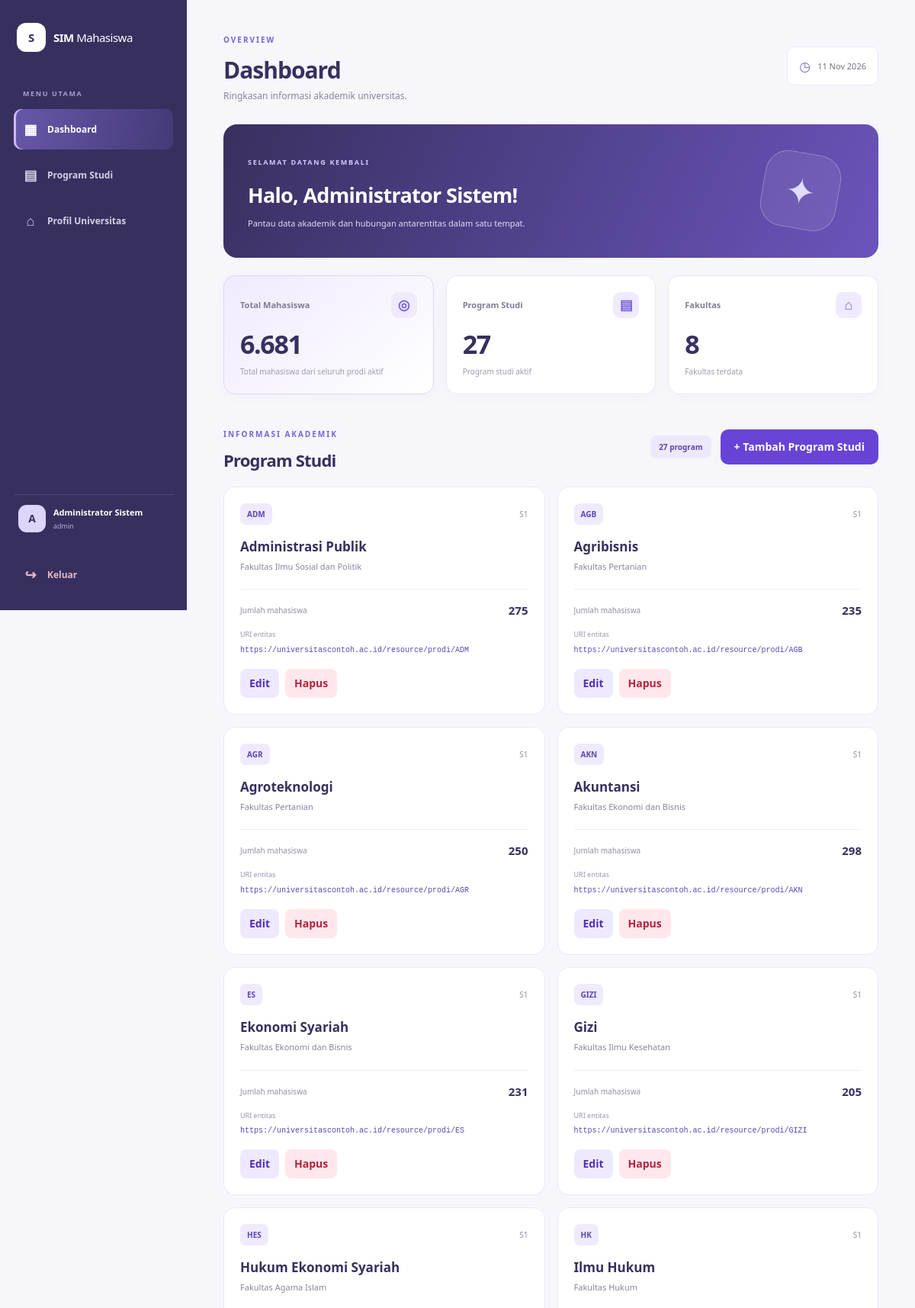
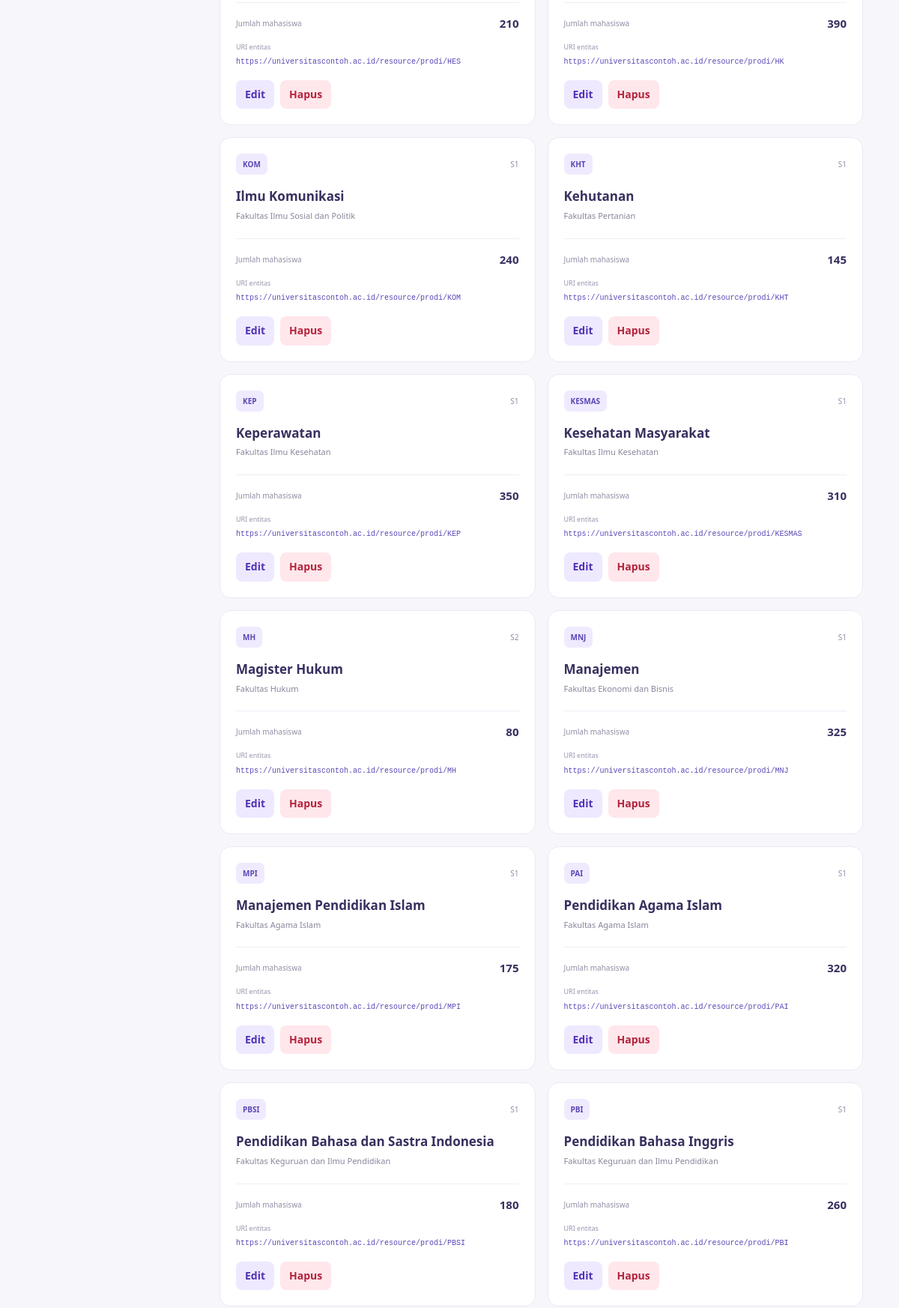
Page /dashboard.php (signed in, upper part) on the committed database (2 pictures, top to bottom).
### tables this page shows
CREATE TABLE program_studi (
    id_prodi BIGINT UNSIGNED AUTO_INCREMENT PRIMARY KEY,
    id_fakultas BIGINT UNSIGNED NOT NULL,
    kode_prodi VARCHAR(30) NOT NULL,
    nama_prodi VARCHAR(200) NOT NULL,
    jenjang ENUM('D3','D4','S1','S2','S3') NOT NULL DEFAULT 'S1',
    akreditasi VARCHAR(50) DEFAULT NULL,
    kaprodi VARCHAR(150) DEFAULT NULL,
    jumlah_mahasiswa INT UNSIGNED NOT NULL DEFAULT 0,
    uri VARCHAR(255) NOT NULL UNIQUE,
    aktif TINYINT(1) NOT NULL DEFAULT 1,
    created_at TIMESTAMP DEFAULT CURRENT_TIMESTAMP,
    updated_at TIMESTAMP DEFAULT CURRENT_TIMESTAMP ON UPDATE CURRENT_TIMESTAMP,

    CONSTRAINT fk_prodi_fakultas
        FOREIGN KEY (id_fakultas)
        REFERENCES fakultas(id_fakultas)
        ON UPDATE CASCADE ON DELETE RESTRICT,

    UNIQUE KEY uk_prodi_kode (id_fakultas, kode_prodi),
    INDEX idx_prodi_nama (nama_prodi),
    INDEX idx_prodi_jenjang (jenjang),
    INDEX idx_prodi_aktif (aktif)
);

CREATE TABLE fakultas (
    id_fakultas BIGINT UNSIGNED AUTO_INCREMENT PRIMARY KEY,
    id_universitas BIGINT UNSIGNED NOT NULL,
    kode_fakultas VARCHAR(20) NOT NULL,
    nama_fakultas VARCHAR(200) NOT NULL,
    dekan VARCHAR(150) DEFAULT NULL,
    uri VARCHAR(255) NOT NULL UNIQUE,
    created_at TIMESTAMP DEFAULT CURRENT_TIMESTAMP,
    updated_at TIMESTAMP DEFAULT CURRENT_TIMESTAMP ON UPDATE CURRENT_TIMESTAMP,

    CONSTRAINT fk_fakultas_universitas
        FOREIGN KEY (id_universitas)
        REFERENCES universitas(id_universitas)
        ON UPDATE CASCADE ON DELETE RESTRICT,

    UNIQUE KEY uk_fakultas_kode (id_universitas, kode_fakultas)
);

### dashboard.php (the view, shortened to what this page needs)
<?php
require_once "koneksi.php";
function ambilNilai($koneksi, $sql) {
    $result = mysqli_query($koneksi, $sql);
    $data = mysqli_fetch_row($result);
    return $data[0] ?? 0;
}
$totalMahasiswa = ambilNilai(
    $koneksi,
    "SELECT COALESCE(SUM(jumlah_mahasiswa), 0)
     FROM program_studi
     WHERE aktif = 1"
);
$totalProdi = ambilNilai(
    $koneksi,
    "SELECT COUNT(*)
     FROM program_studi
     WHERE aktif = 1"
);
$totalFakultas = ambilNilai(
    $koneksi,
    "SELECT COUNT(*)
     FROM fakultas"
);
$prodiResult = mysqli_query(
    $koneksi,
    "SELECT
        ps.Id_Prodi,
        ps.Kode_Prodi,
        ps.Nama_Prodi,
        ps.Jenjang,
        ps.URI,
        ps.jumlah_mahasiswa AS Total_Mahasiswa,
        f.Nama_Fakultas
     FROM program_studi ps
     LEFT JOIN fakultas f
        ON ps.Id_Fakultas = f.Id_Fakultas
     WHERE ps.aktif = 1
     ORDER BY ps.Nama_Prodi ASC"
);
$daftarProdi = [];
if ($prodiResult) {
    while ($row = mysqli_fetch_assoc($prodiResult)) {
        $daftarProdi[] = $row;
    }
}
?>
<!DOCTYPE html>
<html lang="id">
<head>
    <link rel="stylesheet" href="style.css">
</head>
<body class="dashboard-page">
<div class="dashboard-layout">
    <aside class="sidebar">
        <a href="dashboard.php" class="brand sidebar-brand">
            <span class="brand-icon">S</span>
            <span>SIM<span class="brand-light"> Mahasiswa</span></span>
        </a>
        <p class="sidebar-label">MENU UTAMA</p>
        <nav class="sidebar-nav">
            <a href="dashboard.php" class="sidebar-link active">
                <span>▦</span> Dashboard
            </a>
            <a href="#program-studi" class="sidebar-link">
                <span>▤</span> Program Studi
            </a>
            <a href="#profil" class="sidebar-link">
                <span>⌂</span> Profil Universitas
            </a>
        </nav>
        <div class="sidebar-bottom">
            <div class="sidebar-user">
                <div class="avatar">
                    <?= htmlspecialchars(
                        strtoupper(
                            substr(
                                $_SESSION["nama_lengkap"] ?? "U",
                                0,
                                1
                            )
                        ),
                        ENT_QUOTES,
                        "UTF-8"
                    ) ?>
                </div>
                <div>
                    <strong>
                        <?= htmlspecialchars(
                            $_SESSION["nama_lengkap"] ?? "Pengguna",
                            ENT_QUOTES,
                            "UTF-8"
                        ) ?>
                    </strong>
                    <small>
                        <?= htmlspecialchars(
                            $_SESSION["nama_role"] ?? "Pengguna",
                            ENT_QUOTES,
                            "UTF-8"
                        ) ?>
                    </small>
                </div>
            </div>
            <a href="logout.php" class="sidebar-link logout-link">
                <span>↪</span> Keluar
            </a>
        </div>
    </aside>
    <main class="dashboard-main">
        <header class="dashboard-header">
            <div>
                <span class="section-label">OVERVIEW</span>
                <h1>Dashboard</h1>
                <p>Ringkasan informasi akademik universitas.</p>
            </div>
            <div class="date-pill">
                <span>◷</span>
                <?= date("d M Y") ?>
            </div>
        </header>
        <section class="welcome-banner">
            <div>
                <span class="welcome-label">
                    SELAMAT DATANG KEMBALI
                </span>
                <h2>
                    Halo,
                    <?= htmlspecialchars(
                        $_SESSION["nama_lengkap"] ?? "Pengguna",
                        ENT_QUOTES,
                        "UTF-8"
                    ) ?>!
                </h2>
                <p>
                    Pantau data akademik dan hubungan antarentitas
                    dalam satu tempat.
                </p>
            </div>
            <div class="welcome-decoration">✦</div>
        </section>
        <section class="stats-grid">
            <article class="stat-card stat-primary">
                <div class="stat-top">
                    <span>Total Mahasiswa</span>
                    <span class="stat-icon">◎</span>
                </div>
                <div class="stat-number">
                    <?= number_format((float) $totalMahasiswa, 0, ",", ".") ?>
                </div>
                <p>Total mahasiswa dari seluruh prodi aktif</p>
            </article>
            <article class="stat-card">
                <div class="stat-top">
                    <span>Program Studi</span>
                    <span class="stat-icon">▤</span>
                </div>
                <div class="stat-number">
                    <?= number_format((int) $totalProdi, 0, ",", ".") ?>
                </div>
                <p>Program studi aktif</p>
            </article>
            <article class="stat-card">
                <div class="stat-top">
                    <span>Fakultas</span>
                    <span class="stat-icon">⌂</span>
                </div>
                <div class="stat-number">
                    <?= number_format((int) $totalFakultas, 0, ",", ".") ?>
                </div>
                <p>Fakultas terdata</p>
            </article>
        </section>
        <section id="program-studi" class="dashboard-section">
            <div class="section-heading dashboard-section-heading">
                <div>
                    <span class="section-label">
                        INFORMASI AKADEMIK
                    </span>
                    <h2>Program Studi</h2>
                </div>
                <div style="display:flex; align-items:center; gap:12px; flex-wrap:wrap;">
                    <span class="count-label">
                        <?= count($daftarProdi) ?> program
                    </span>
                    <a href="program_studi.php" class="btn-tambah-prodi">
                        + Tambah Program Studi
                    </a>
                </div>
            </div>
            <div class="program-grid">
                <?php if (count($daftarProdi) > 0): ?>
                    <?php foreach ($daftarProdi as $p): ?>
                        <article class="program-card">
                            <div class="program-card-top">
                                <span class="program-code">
                                    <?= htmlspecialchars(
                                        $p["Kode_Prodi"] ?? "-",
                                        ENT_QUOTES,
                                        "UTF-8"
                                    ) ?>
                                </span>
                                <span class="program-level">
                                    <?= htmlspecialchars(
                                        $p["Jenjang"] ?? "S1",
                                        ENT_QUOTES,
                                        "UTF-8"
                                    ) ?>
                                </span>
                            </div>
                            <h3>
                                <?= htmlspecialchars(
                                    $p["Nama_Prodi"],
                                    ENT_QUOTES,
                                    "UTF-8"
                                ) ?>
                            </h3>
                            <p class="faculty-name">
                                <?= htmlspecialchars(
                                    $p["Nama_Fakultas"] ?? "Fakultas belum tersedia",
                                    ENT_QUOTES,
                                    "UTF-8"
                                ) ?>
                            </p>
                            <div class="program-card-bottom">
                                <span>Jumlah mahasiswa</span>
                                <strong>
                                    <?= number_format(
                                        (float) ($p["Total_Mahasiswa"] ?? 0),
                                        0,
                                        ",",
                                        "."
                                    ) ?>
                                </strong>
                            </div>
                            <?php if (!empty($p["URI"])): ?>
                                <div class="uri-text">
                                    <span>URI entitas</span>
                                    <code>
                                        <?= htmlspecialchars(
                                            $p["URI"],
                                            ENT_QUOTES,
                                            "UTF-8"
                                        ) ?>
                                    </code>
                                </div>
                            <?php endif; ?>
                            <div class="program-card-actions">
                                <a
                                    href="program_studi.php?edit=<?= (int) $p["Id_Prodi"] ?>"
                                    class="btn-edit"
                                >Edit</a>
                                <form
                                    action="program_studi.php"
                                    method="POST"
                                    onsubmit="return confirm('Yakin ingin menghapus program studi ini?');"
                                >
                                    <button
                                        type="submit"
                                        class="btn-delete"
                                    >
                                        Hapus
                                    </button>
                                </form>
                            </div>
                        </article>
                    <?php endforeach; ?>
                <?php endif; ?>
            </div>
        </section>
    </main>
</div>
</body>
</html>

### dashboard.php (style rules this page uses)
.btn-tambah-prodi { display: inline-flex; align-items: center; justify-content: center; gap: 8px; padding: 12px 18px; background: #6844d6; color: #ffffff; text-decoration: none; font-weight: 600; font-size: 14px; border-radius: 10px; border: none; transition: background 0.2s ease; }
.dashboard-section-heading { display: flex; align-items: center; justify-content: space-between; flex-wrap: wrap; gap: 16px; }
.program-card-actions { display: flex; align-items: center; gap: 8px; margin-top: 16px; }
.program-card-actions form { margin: 0; }
.program-card-actions .btn-edit, .program-card-actions .btn-delete { display: inline-flex; align-items: center; justify-content: center; padding: 8px 12px; border: none; border-radius: 8px; font-size: 14px; font-weight: 600; text-decoration: none; cursor: pointer; }
.program-card-actions .btn-edit { background: #eee9ff; color: #5132b5; }
.program-card-actions .btn-delete { background: #ffe7eb; color: #b4233c; }

### rows in the picture
program_studi: kode_prodi "ADM", jenjang "S1", nama_prodi "Administrasi Publik", id_fakultas.nama_fakultas "Fakultas Ilmu Sosial dan Politik", jumlah_mahasiswa "275", uri "https://universitascontoh.ac.id/resource/prodi/ADM"
program_studi: kode_prodi "AGB", jenjang "S1", nama_prodi "Agribisnis", id_fakultas.nama_fakultas "Fakultas Pertanian", jumlah_mahasiswa "235", uri "https://universitascontoh.ac.id/resource/prodi/AGB"
program_studi: kode_prodi "AGR", jenjang "S1", nama_prodi "Agroteknologi", id_fakultas.nama_fakultas "Fakultas Pertanian", jumlah_mahasiswa "250", uri "https://universitascontoh.ac.id/resource/prodi/AGR"
program_studi: kode_prodi "AKN", jenjang "S1", nama_prodi "Akuntansi", id_fakultas.nama_fakultas "Fakultas Ekonomi dan Bisnis", jumlah_mahasiswa "298", uri "https://universitascontoh.ac.id/resource/prodi/AKN"
program_studi: kode_prodi "ES", jenjang "S1", nama_prodi "Ekonomi Syariah", id_fakultas.nama_fakultas "Fakultas Ekonomi dan Bisnis", jumlah_mahasiswa "231", uri "https://universitascontoh.ac.id/resource/prodi/ES"
program_studi: kode_prodi "GIZI", jenjang "S1", nama_prodi "Gizi", id_fakultas.nama_fakultas "Fakultas Ilmu Kesehatan", jumlah_mahasiswa "205", uri "https://universitascontoh.ac.id/resource/prodi/GIZI"
program_studi: kode_prodi "HES", jenjang "S1", nama_prodi "Hukum Ekonomi Syariah", id_fakultas.nama_fakultas "Fakultas Agama Islam", jumlah_mahasiswa "210", uri "https://universitascontoh.ac.id/resource/prodi/HES"
program_studi: kode_prodi "HK", jenjang "S1", nama_prodi "Ilmu Hukum", id_fakultas.nama_fakultas "Fakultas Hukum", jumlah_mahasiswa "390", uri "https://universitascontoh.ac.id/resource/prodi/HK"
program_studi: kode_prodi "KOM", jenjang "S1", nama_prodi "Ilmu Komunikasi", id_fakultas.nama_fakultas "Fakultas Ilmu Sosial dan Politik", jumlah_mahasiswa "240", uri "https://universitascontoh.ac.id/resource/prodi/KOM"
program_studi: kode_prodi "KHT", jenjang "S1", nama_prodi "Kehutanan", id_fakultas.nama_fakultas "Fakultas Pertanian", jumlah_mahasiswa "145", uri "https://universitascontoh.ac.id/resource/prodi/KHT"
program_studi: kode_prodi "KEP", jenjang "S1", nama_prodi "Keperawatan", id_fakultas.nama_fakultas "Fakultas Ilmu Kesehatan", jumlah_mahasiswa "350", uri "https://universitascontoh.ac.id/resource/prodi/KEP"
program_studi: kode_prodi "KESMAS", jenjang "S1", nama_prodi "Kesehatan Masyarakat", id_fakultas.nama_fakultas "Fakultas Ilmu Kesehatan", jumlah_mahasiswa "310", uri "https://universitascontoh.ac.id/resource/prodi/KESMAS"
program_studi: kode_prodi "MH", jenjang "S2", nama_prodi "Magister Hukum", id_fakultas.nama_fakultas "Fakultas Hukum", jumlah_mahasiswa "80", uri "https://universitascontoh.ac.id/resource/prodi/MH"
program_studi: kode_prodi "MNJ", jenjang "S1", nama_prodi "Manajemen", id_fakultas.nama_fakultas "Fakultas Ekonomi dan Bisnis", jumlah_mahasiswa "325", uri "https://universitascontoh.ac.id/resource/prodi/MNJ"
program_studi: kode_prodi "MPI", jenjang "S1", nama_prodi "Manajemen Pendidikan Islam", id_fakultas.nama_fakultas "Fakultas Agama Islam", jumlah_mahasiswa "175", uri "https://universitascontoh.ac.id/resource/prodi/MPI"
program_studi: kode_prodi "PAI", jenjang "S1", nama_prodi "Pendidikan Agama Islam", id_fakultas.nama_fakultas "Fakultas Agama Islam", jumlah_mahasiswa "320", uri "https://universitascontoh.ac.id/resource/prodi/PAI"
program_studi: kode_prodi "PBSI", jenjang "S1", nama_prodi "Pendidikan Bahasa dan Sastra Indonesia", id_fakultas.nama_fakultas "Fakultas Keguruan dan Ilmu Pendidikan", jumlah_mahasiswa "180", uri "https://universitascontoh.ac.id/resource/prodi/PBSI"
program_studi: kode_prodi "PBI", jenjang "S1", nama_prodi "Pendidikan Bahasa Inggris", id_fakultas.nama_fakultas "Fakultas Keguruan dan Ilmu Pendidikan", jumlah_mahasiswa "260", uri "https://universitascontoh.ac.id/resource/prodi/PBI"

### other values in the picture
$_SESSION["nama_lengkap"] "Administrator Sistem"
$_SESSION["nama_role"] "admin"
$totalMahasiswa "6.681"
$totalProdi "27"
$totalFakultas "8"
count($daftarProdi) "27"
